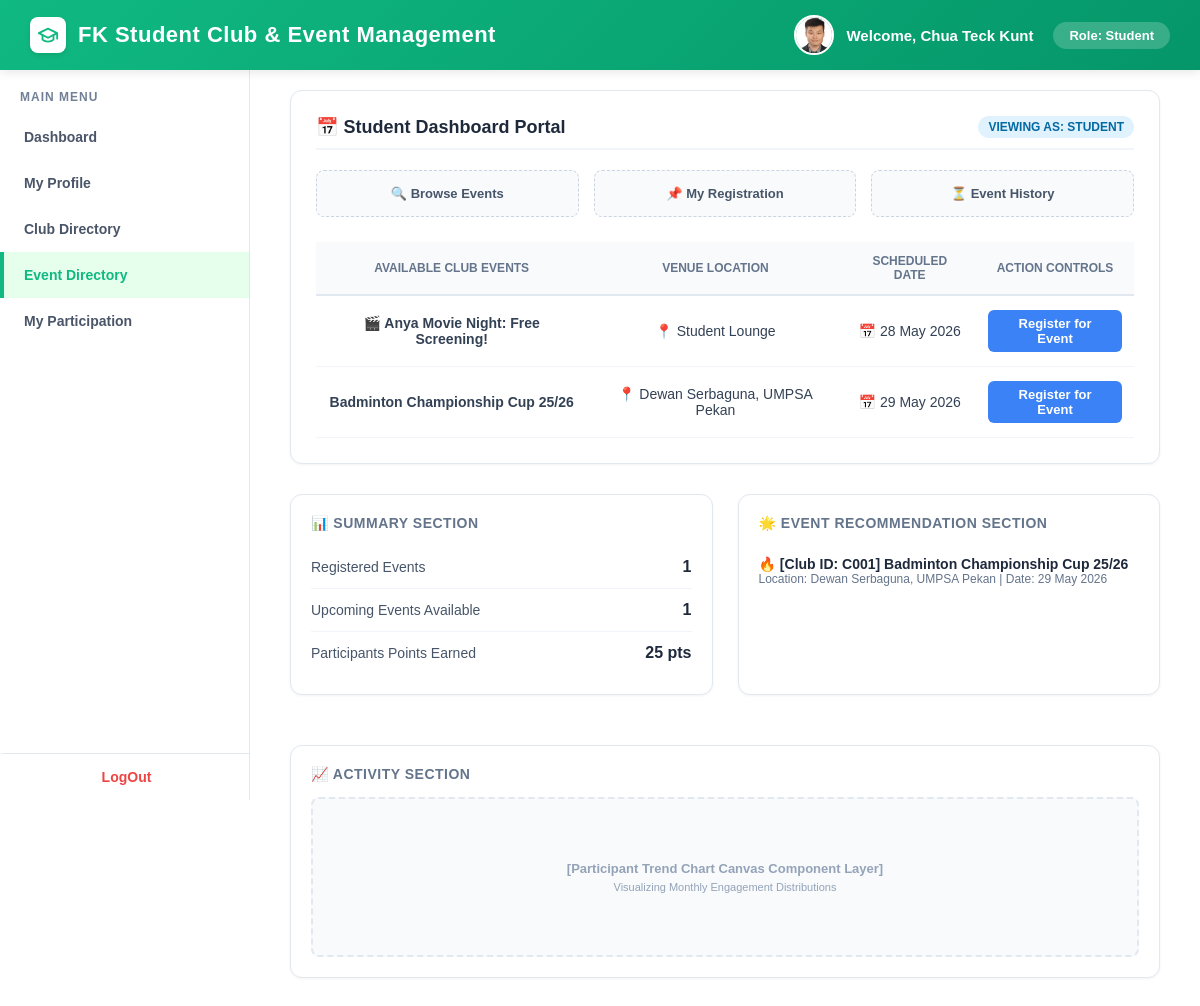
The app's page /student/event_directory.php (signed in) with its own data.
### tables this page shows
CREATE TABLE `students` (
  `userID` varchar(100) NOT NULL,
  `stu_ID` varchar(10) DEFAULT NULL,
  `stu_name` varchar(100) DEFAULT NULL,
  `stu_email` varchar(100) DEFAULT NULL,
  `stu_address` varchar(255) DEFAULT NULL,
  `stu_role` varchar(50) DEFAULT NULL,
  `stu_contact_no` varchar(15) DEFAULT NULL,
  `stu_profile_photo` varchar(255) DEFAULT NULL
);

CREATE TABLE `events` (
  `eventID` varchar(100) NOT NULL,
  `event_title` varchar(100) DEFAULT NULL,
  `event_desc` varchar(255) DEFAULT NULL,
  `event_date` date DEFAULT NULL,
  `event_time` time DEFAULT NULL,
  `event_venue` varchar(100) DEFAULT NULL,
  `event_max_participants` int DEFAULT NULL,
  `attendance_qr` varchar(100) DEFAULT NULL
);

CREATE TABLE `membership` (
  `memberID` varchar(100) NOT NULL,
  `start_date` date DEFAULT NULL,
  `end_date` date DEFAULT NULL,
  `userID` varchar(100) DEFAULT NULL,
  `clubID` varchar(100) DEFAULT NULL,
  `roleID` varchar(100) DEFAULT NULL
);

### student/student_login_materials.php (called while the page is built, shortened)
<?php
require_once '../db_connection.php';
$userID = $_SESSION['userID'];
$username = $_SESSION['user_username'];
$active_role = $_SESSION['active_role'] ?? 'Student';
$sql_profile = "SELECT stu_ID, stu_name, stu_email, stu_contact_no, stu_address, stu_profile_photo FROM students WHERE userID = '$userID'";
$result_profile = mysqli_query($link, $sql_profile);
if ($result_profile && mysqli_num_rows($result_profile) > 0) {
    $row = mysqli_fetch_assoc($result_profile);
    $stu_name = !empty($row['stu_name']) ? $row['stu_name'] : $username;
    $photo_path = !empty($row['stu_profile_photo']) ? $row['stu_profile_photo'] : "";
}
?>

### student/event_directory.php (the view, shortened to what this page needs)
<?php
require_once 'student_login_materials.php';
$is_comm = (isset($_SESSION['active_role']) && $_SESSION['active_role'] === 'Committee');
$committee_role = "General Student";
$clubID = isset($_GET['clubID']) ? mysqli_real_escape_string($link, $_GET['clubID']) : '';
if (empty($clubID)) {
    $fallback = mysqli_query($link, "
    SELECT m.clubID
    FROM club c
    INNER JOIN membership m ON c.clubID = m.clubID
    INNER JOIN committee cm ON m.memberID = cm.memberID
    INNER JOIN events e ON cm.eventID = e.eventID
    WHERE m.userID = '$userID'
    LIMIT 1
    ");
    if ($fallback && $f_row = mysqli_fetch_assoc($fallback)) {
        $clubID = $f_row['clubID'];
    }
}
$total_events = 0;
$q1 = mysqli_query($link, "SELECT COUNT(*) as total FROM events");
if ($q1) { $total_events = mysqli_fetch_assoc($q1)['total']; }
$total_pax = 0;
$q2 = mysqli_query($link, "SELECT COUNT(*) as total FROM eventregistration");
if ($q2) { $total_pax = mysqli_fetch_assoc($q2)['total']; }
$my_reg_count = 0;
$q3 = mysqli_query($link, "SELECT COUNT(*) as total FROM eventregistration WHERE userID = '$userID'");
if ($q3) { $my_reg_count = mysqli_fetch_assoc($q3)['total']; }
$upcoming_count = 0;
$q4 = mysqli_query($link, "SELECT COUNT(*) as total FROM events WHERE event_date >= CURDATE()");
if ($q4) { $upcoming_count = mysqli_fetch_assoc($q4)['total']; }
$total_points = 0;
$q5 = mysqli_query($link, "SELECT SUM(point_value) as points FROM points WHERE userID = '$userID'");
if ($q5 && $p_row = mysqli_fetch_assoc($q5)) {
    $total_points = $p_row['points'] ? $p_row['points'] : 0;
}
$events_result = mysqli_query($link, "SELECT * FROM events ORDER BY event_date ASC");
$rec_result = mysqli_query($link, "SELECT * FROM events WHERE event_date >= CURDATE() ORDER BY event_date ASC LIMIT 3");
?>
<!DOCTYPE html>
<html lang="en">
<head>
</head>
<body>
    <?php include 'student_background.php'; ?>
    <div class="content-area">
        <div class="workspace-wrapper">
            <?php if ($is_comm): ?>
                <div class="central-board">
                    <div class="board-title">
                        <span>🛠️ Member Dashboard (Committee Console)</span>
                        <div>
                            <span class="role-indicator ind-com">Viewing as: <?php echo htmlspecialchars($committee_role); ?></span>
                        </div>
                    </div>
                    <div class="dashboard-actions">
                        <a href="create_event.php?clubID=<?php echo urlencode($clubID); ?>" class="action-card">➕ Create Events</a>
                        <a href="manage_events.php?clubID=<?php echo urlencode($clubID); ?>" class="action-card">📝 Manage Event</a>
                        <a href="manage_attendance.php?clubID=<?php echo urlencode($clubID); ?>" class="action-card">📋 Event Participant List</a>
                        <a href="report_page.php?clubID=<?php echo urlencode($clubID); ?>" class="action-card">📊 Report</a>
                    </div>
                    <table>
                        <thead>
                            <tr>
                                <th>Event Name Title</th>
                                <th>Venue Location</th>
                                <th>Scheduled Date</th>
                                <th style="text-align:center;">Action Controls</th>
                            </tr>
                        </thead>
                        <tbody>
                            <?php if ($events_result && mysqli_num_rows($events_result) > 0): ?>
                                <?php while ($row = mysqli_fetch_assoc($events_result)): ?>
                                    <tr>
                                        <td><a href="engagement_trend.php?eventID=<?php echo $row['eventID']; ?>&clubID=<?php echo urlencode($clubID); ?>" class="btn btn-link"><?php echo htmlspecialchars($row['event_title']); ?></a></td>
                                        <td>📍 <?php echo htmlspecialchars($row['event_venue']); ?></td>
                                        <td>📅 <?php echo date('d M Y', strtotime($row['event_date'])); ?></td>
                                        <td>
                                            <?php if (!empty($row['attendance_qr'])): ?>
                                                <a href="<?php echo htmlspecialchars($row['attendance_qr']); ?>" target="_blank" class="btn btn-info" title="View QR Code">QR</a>
                                            <?php else: ?>
                                                <button class="btn" style="background: #e2e8f0; color: #a0aec0; cursor: not-allowed; margin-right: 5px;" title="No QR Assigned">QR</button>
                                            <?php endif; ?>
                                            <a href="assign_committee.php?eventID=<?php echo $row['eventID']; ?>&clubID=<?php echo urlencode($clubID); ?>" class="btn btn-assign">Assign</a>
                                            <a href="manage_events.php?edit_id=<?php echo $row['eventID']; ?>&clubID=<?php echo urlencode($clubID); ?>" class="btn btn-edit">Edit</a>
                                            <a href="event_directory.php?delete_id=<?php echo $row['eventID']; ?>&clubID=<?php echo urlencode($clubID); ?>" class="btn btn-delete" onclick="return confirm('Are you sure you want to permanently delete this event track record?');">Delete</a>
                                        </td>
                                    </tr>
                                <?php endwhile; ?>
                            <?php else: ?>
                                <tr><td colspan="4" style="text-align:center; color:#94a3b8;">No events listed in the database system.</td></tr>
                            <?php endif; ?>
                        </tbody>
                    </table>
                </div>
                <div class="footer-split">
                    <div class="split-card">
                        <h3>📊 Summary</h3>
                        <div class="stat-item">Total Event <span><?php echo $total_events; ?></span></div>
                        <div class="stat-item">Upcoming Event <span><?php echo $upcoming_count; ?></span></div>
                        <div class="stat-item">Total Participants <span><?php echo $total_pax; ?></span></div>
                    </div>
                    <div class="split-card">
                        <h3>📈 Chart Overview</h3>
                        <div class="chart-placeholder">
                            <strong>Event by Category | Monthly Event Trend</strong>
                            <span style="font-size:11px; color:#94a3b8;">PopularEvent by Registration</span>
                        </div>
                    </div>
                </div>
            <?php else: ?>
                <div class="central-board">
                    <div class="board-title">
                        <span>📅 Student Dashboard Portal</span>
                        <span class="role-indicator ind-stu">Viewing as: Student</span>
                    </div>
                    <div class="dashboard-actions">
                        <a href="browse_event.php?clubID=<?php echo urlencode($clubID); ?>" class="action-card">🔍 Browse Events</a>
                        <a href="participation.php?clubID=<?php echo urlencode($clubID); ?>" class="action-card">📌 My Registration</a>
                        <a href="participation.php?clubID=<?php echo urlencode($clubID); ?>" class="action-card">⏳ Event History</a>
                    </div>
                    <div id="browse">
                        <table>
                            <thead>
                                <tr>
                                    <th>Available Club Events</th>
                                    <th>Venue Location</th>
                                    <th>Scheduled Date</th>
                                    <th>Action Controls</th>
                                </tr>
                            </thead>
                            <tbody>
                                <?php if ($events_result && mysqli_num_rows($events_result) > 0): ?>
                                    <?php mysqli_data_seek($events_result, 0); ?>
                                    <?php while ($row = mysqli_fetch_assoc($events_result)): ?>
                                        <tr>
                                            <td><strong><?php echo htmlspecialchars($row['event_title']); ?></strong></td>
                                            <td>📍 <?php echo htmlspecialchars($row['event_venue']); ?></td>
                                            <td>📅 <?php echo date('d M Y', strtotime($row['event_date'])); ?></td>
                                            <td>
                                                <form method="POST" action="event_directory.php?clubID=<?php echo urlencode($clubID); ?>" style="display:inline;">
                                                    <button type="submit" name="register_event" class="btn btn-register">Register for Event</button>
                                                </form>
                                            </td>
                                        </tr>
                                    <?php endwhile; ?>
                                <?php else: ?>
                                    <tr><td colspan="4" style="text-align:center; color:#94a3b8;">No open events available.</td></tr>
                                <?php endif; ?>
                            </tbody>
                        </table>
                    </div>
                </div>
                <div class="footer-split">
                    <div class="split-card">
                        <h3>📊 Summary Section</h3>
                        <div class="stat-item">Registered Events <span><?php echo $my_reg_count; ?></span></div>
                        <div class="stat-item">Upcoming Events Available <span><?php echo $upcoming_count; ?></span></div>
                        <div class="stat-item">Participants Points Earned <span><?php echo $total_points; ?> pts</span></div>
                    </div>
                    <div class="split-card">
                        <h3>🌟 Event Recommendation Section</h3>
                        <?php if ($rec_result && mysqli_num_rows($rec_result) > 0): ?>
                            <?php while ($rec_row = mysqli_fetch_assoc($rec_result)): ?>
                                <div class="rec-item">
                                    <div class="rec-title">🔥 [Club ID: <?php echo htmlspecialchars($clubID); ?>] <?php echo htmlspecialchars($rec_row['event_title']); ?></div>
                                    <div class="rec-meta">Location: <?php echo htmlspecialchars($rec_row['event_venue']); ?> | Date: <?php echo date('d M Y', strtotime($rec_row['event_date'])); ?></div>
                                </div>
                            <?php endwhile; ?>
                        <?php else: ?>
                            <div style="color: #94a3b8; font-size: 13px; font-style: italic;">No recommendations at this time.</div>
                        <?php endif; ?>
                    </div>
                </div>
                <div class="split-card" style="margin-top: 25px;">
                    <h3>📈 Activity Section</h3>
                    <div class="chart-placeholder" style="height: 160px;">
                        <strong>[Participant Trend Chart Canvas Component Layer]</strong>
                        <span style="font-size:11px; color:#94a3b8;">Visualizing Monthly Engagement Distributions</span>
                    </div>
                </div>
            <?php endif; ?>
        </div>
    </div>
</body>
</html>

### student/student_background.php (shortened to what this page needs)
<?php
$current_page = basename($_SERVER['PHP_SELF']);
?>
<?php if ($active_role === 'Student'): ?>
    <div class="student">
        <div class="top-bar">
            <div class="system-title">
                <div class="system-logo">
                    <svg xmlns="http://www.w3.org/2000/svg" width="22" height="22" viewBox="0 0 24 24" fill="none" stroke="currentColor" stroke-width="2" stroke-linecap="round" stroke-linejoin="round">
                        <path d="M22 10v6M2 10l10-5 10 5-10 5z"/>
                        <path d="M6 12v5c3 3 9 3 12 0v-5"/>
                     </svg>
                </div>
                FK Student Club & Event Management
            </div>
            <div class="user-profile-section">
                <div class="profile-group">
                    <div class="top-bar-photo">
                        <?php if (!empty($photo_path)): ?>
                            <img src="<?php echo htmlspecialchars($photo_path); ?>" alt="Profile" style="width: 100%; height: 100%; object-fit: cover;">
                        <?php else: ?>
                            <?php echo strtoupper(substr($stu_name, 0, 1)); ?>
                        <?php endif; ?>
                     </div>
                    <div class="welcome-text">Welcome, <?php echo htmlspecialchars($stu_name); ?></div>
                </div>
                <div class="role-badge">Role: <?php echo htmlspecialchars($active_role); ?></div>
            </div>
        </div>
        <div class="main-layout">
            <div class="sidebar">
                <div class="sidebar-title">Main Menu</div>
                <a href="student_dashboard.php" class="<?= ($current_page == 'student_dashboard.php') ? 'active' : '' ?>">Dashboard</a>
                <a href="profile_dashboard.php" class="<?= ($current_page == 'profile_dashboard.php') ? 'active' : '' ?>">My Profile</a>
                <a href="club_directory.php" class="<?= ($current_page == 'club_directory.php' || $current_page == 'club_details.php') ? 'active' : '' ?>">Club Directory</a>
                <a href="event_directory.php" class="<?= ($current_page == 'event_directory.php' || $current_page == 'browse_event.php') ? 'active' : '' ?>">Event Directory</a>
                <a href="student_participation_dashboard.php" class="<?= ($current_page == 'student_participation_dashboard.php') ? 'active' : '' ?>">My Participation</a>
                <a href="../logout.php" class="logout-btn">LogOut</a>
            </div>
<?php endif; ?>

### records on screen
students: stu_profile_photo (picture), stu_name "Chua Teck Kunt"
events: event_title "🎬 Anya Movie Night: Free Screening!", event_venue "Student Lounge", event_date "28 May 2026"
events: event_title "Badminton Championship Cup 25/26", event_venue "Dewan Serbaguna, UMPSA Pekan", event_date "29 May 2026"
membership: clubID "C001"

### other values on screen
$active_role "Student"
$my_reg_count "1"
$upcoming_count "1"
$total_points "25"
